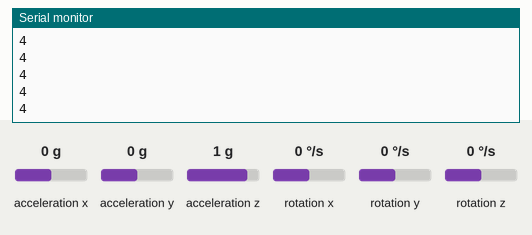
A sketch run on a simulated Arduino Uno, built with avr-gcc and run on an emulated ATmega328P. On the bench: the last lines printed to the serial monitor. The inputs (shaded band) are chosen by the test bench; at power-on: acceleration x 0 g, acceleration y 0 g, acceleration z 1 g, rotation x 0 °/s, rotation y 0 °/s, rotation z 0 °/s.

Above: at 1.2 s.
1.3 s: acceleration x set to -1.4 g
At 1.51 s:
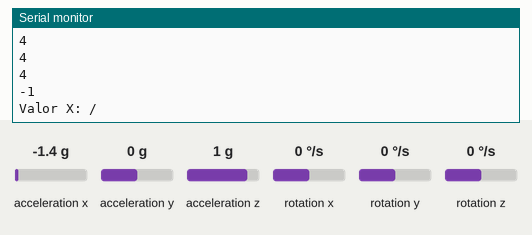
2.8 s: acceleration x set to 1.4 g
At 3.03 s:
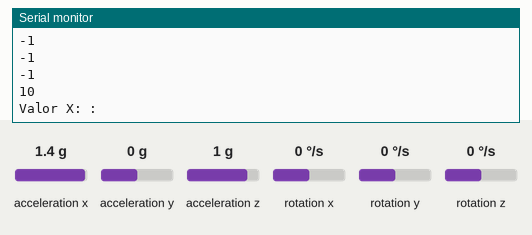
Timing chart, 0 to 5.8 s (numbered marks = the images above; inputs shaded):
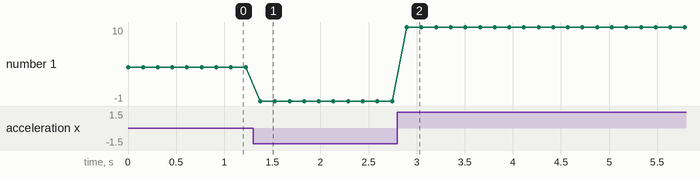

Measured:
- after the input at 1.3 s, the serial monitor: prints a new line after 0.07 s (image 1)
- after the input at 2.8 s, the serial monitor: prints a new line after 0.10 s (image 2)
- plotted number 1: 4 → -1 after the input at 1.3 s, -1 → 10 after the input at 2.8 s

The sketch:

SpecchioBracadeira_v3.ino
```cpp
/*
============= Sh/\ft Robotica ===============
janeiro/2019
instagram.com/shaftrobotica
facebook.com/shaftrobotica

Codigo referente ao projeto Specchio.
Este programa e do tipo 'codigo aberto' (Open
Source), mas qualquer alteracao e de
responsabilidade do usuario.

Domingues, Vitor; Albuquerque, Thiago.
vitordomingues@ymail.com
github.com/vitorshaft/specchio
*/
#include "Wire.h"
#include "I2Cdev.h"
#include "MPU6050.h"
MPU6050 mpu;
//int16_t ax, ay, az;
int16_t x, y, z;
int16_t gx, gy, gz;
#include <SoftwareSerial.h>
#define BT_SERIAL_TX 2
#define BT_SERIAL_RX 3
SoftwareSerial BluetoothSerial(BT_SERIAL_TX, BT_SERIAL_RX);

//int servoValue1;
int gyro_x;
int gyro_x_ant;
int gyro_y;
int gyro_y_ant;
char cX;
char cY;

void setup(){
Wire.begin();
mpu.initialize();
Serial.begin(9600);
BluetoothSerial.begin(9600);
}
void loop(){
//mpu.getMotion6(&ax, &ay, &az, &gx, &gy, &gz);
mpu.getAcceleration(&x,&y,&z);
gyro_x = map(x, -17000, 17000, 0,9);
gyro_y = map(y, -17000, 17000, 0,9);
//Serial.print(gyro_x);Serial.print(' '); Serial.println(gyro_y);
//BluetoothSerial.print(1);
Serial.println(gyro_x);

if(gyro_x != gyro_x_ant){
  cX = gyro_x+'0';
  BluetoothSerial.write(cX);
  gyro_x_ant = gyro_x;
  Serial.print("Valor X: ");
  Serial.println(cX);
}
delay(50);
if(gyro_y != gyro_y_ant){
  if(gyro_y == 0){
    BluetoothSerial.print("0");
  }
  else if(gyro_y == 1){
    BluetoothSerial.print("b");
  }
  else if(gyro_y == 2){
    BluetoothSerial.print("c");
  }
  else if(gyro_y == 3){
    BluetoothSerial.print("d");
  }
  else if(gyro_y == 4){
    BluetoothSerial.print("e");
  }
  else if(gyro_y == 5){
    BluetoothSerial.print("f");
  }
  else if(gyro_y == 6){
    BluetoothSerial.print("g");
  }
  else if(gyro_y == 7){
    BluetoothSerial.print("h");
  }
  else if(gyro_y == 8){
    BluetoothSerial.print("i");
  }
  else if(gyro_y == 9){
    BluetoothSerial.print("j");
  }
//switch(gyro_y){
//
//  case 0: BluetoothSerial.print("0");break;
//  case 1: BluetoothSerial.print("b");break;
//  case 2: BluetoothSerial.print("c");break;
//  case 3: BluetoothSerial.print("d");break;
//  case 4: BluetoothSerial.print("e");break;
//  case 5: BluetoothSerial.print("f");break;
//  case 6: BluetoothSerial.print("g");break;
//  case 7: BluetoothSerial.print("h");break;
//  case 8: BluetoothSerial.print("i");break;
//  case 9: BluetoothSerial.print("j");break;
////  default: BluetoothSerial.print("0");break;
//  }
gyro_y_ant = gyro_y;
}

delay(100);
}
```
